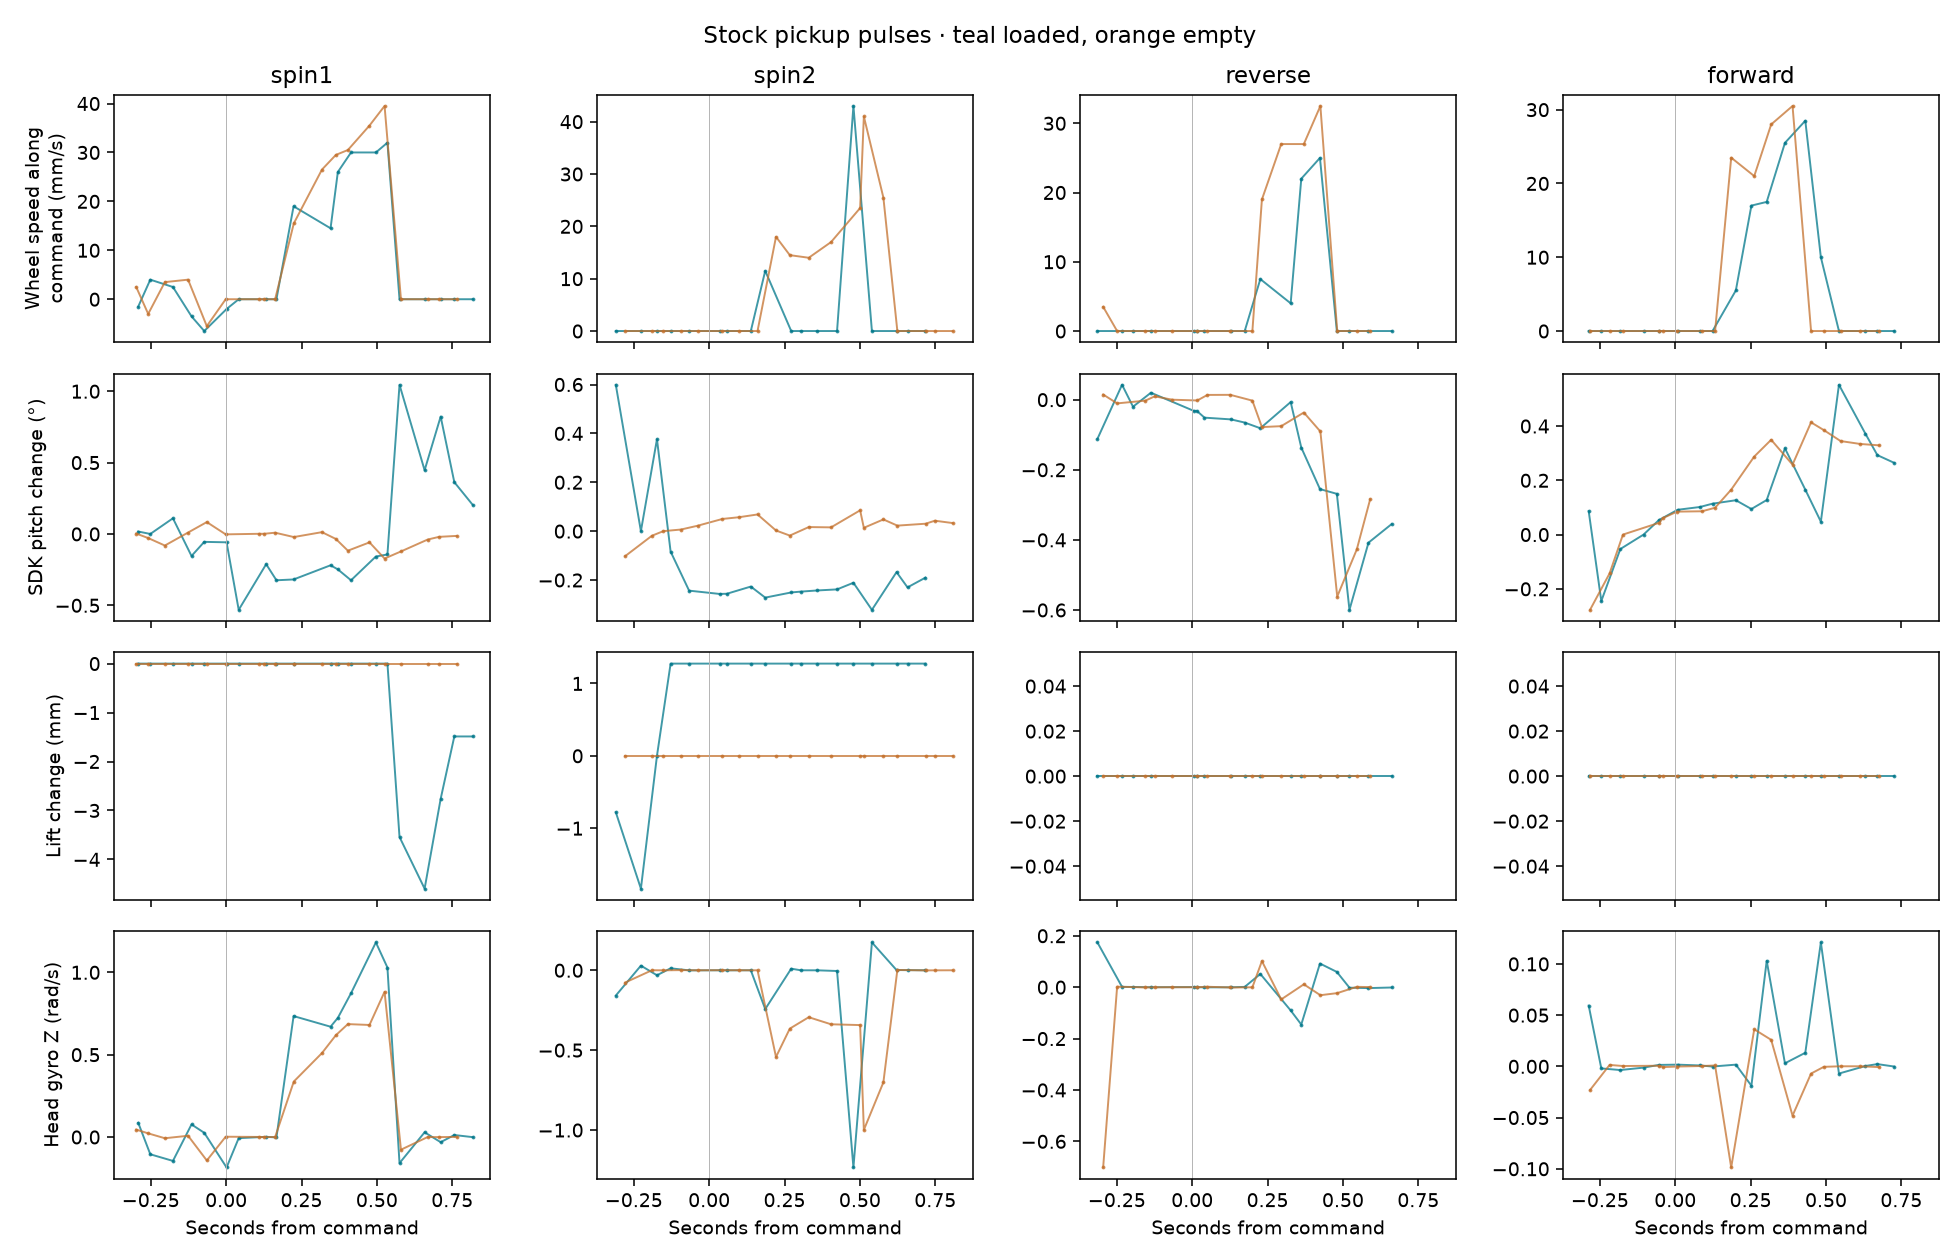

Reproduce this figure in Python.
"""Summarize measured loaded and empty pulses at SDK event cadence."""

import csv, gzip, json
from pathlib import Path
import numpy as np
import matplotlib.pyplot as plt

here = Path(__file__).resolve().parent
fig, axes = plt.subplots(4, 4, figsize=(14, 9), sharex=True)
out = []
for archive in sorted(here.glob("series-*.jsonl.gz")):
    records = [json.loads(s) for s in gzip.open(archive, "rt")]
    states = [r for r in records if r.get("name") == "robot_state"]
    for i, r in enumerate(records):
        if r["kind"] != "pulse_begin":
            continue
        load, phase = r["action"].split()
        trial = next(e["number"] for e in reversed(records[:i]) if e["kind"] == "trial")
        end = next((e for e in records[i + 1 :] if e["kind"] == "pulse_end"), None)
        if end is None:
            continue
        sel = [s for s in states if -0.32 <= s["t"] - r["t"] < end["t"] - r["t"] + 0.39]
        t = np.array([s["t"] - r["t"] for s in sel])
        d = [s["data"] for s in sel]
        if not len(t):
            continue

        def col(key):
            return np.array([v.get(key, 0.0) for v in d])

        l, rw = col("left_wheel_speed_mmps"), col("right_wheel_speed_mmps")
        pitch = col("pose_pitch_rad") * 180 / np.pi
        lift = col("lift_height_mm")
        active = (t >= 0) & (t <= end["t"] - r["t"])
        pre = t < 0
        post = t >= 0
        if not pre.any() or not active.any():
            continue
        h = lift - np.median(lift[pre])
        p = pitch - np.median(pitch[pre])
        sign = np.sign(r["left"])
        speed = (l * np.sign(r["left"]) + rw * np.sign(r["right"])) / 2
        gyro = np.array([v["gyro"].get("z", 0) for v in d])
        miss = np.mean((abs(l[active] - r["left"]) + abs(rw[active] - r["right"])) / 2)
        out.append(
            [
                archive.stem,
                trial,
                load,
                phase,
                int(active.sum()),
                end["t"] - r["t"],
                miss,
                speed[active].max(),
                np.ptp(pitch[post]),
                max(0, -min(h[post])),
                max(abs(gyro[post])),
            ]
        )
        j = ["spin1", "spin2", "reverse", "forward"].index(phase)
        for ax, values in zip(axes[:, j], [speed, p, h, gyro]):
            ax.plot(
                t,
                values,
                ".-",
                color="#00778a" if load == "loaded" else "#c4712d",
                alpha=0.75,
                lw=1,
                ms=2,
            )
            ax.axvline(0, color=".7", lw=0.4)
        axes[0, j].set_title(phase)
for i, label in enumerate(
    [
        "Wheel speed along\ncommand (mm/s)",
        "SDK pitch change (°)",
        "Lift change (mm)",
        "Head gyro Z (rad/s)",
    ]
):
    axes[i, 0].set_ylabel(label)
for ax in axes[-1]:
    ax.set_xlabel("Seconds from command")
fig.suptitle("Stock pickup pulses · teal loaded, orange empty")
fig.tight_layout()
fig.savefig(here / "pulses.png", dpi=140)
with (here / "pulses.csv").open("w") as f:
    w = csv.writer(f, lineterminator="\n")
    w.writerow(
        [
            "series",
            "trial",
            "load",
            "phase",
            "command_samples",
            "command_s",
            "wheel_absolute_error_mmps",
            "peak_along_command_mmps",
            "pitch_range_deg",
            "max_lift_drop_mm",
            "peak_abs_gyro_z_radps",
        ]
    )
    w.writerows(out)
